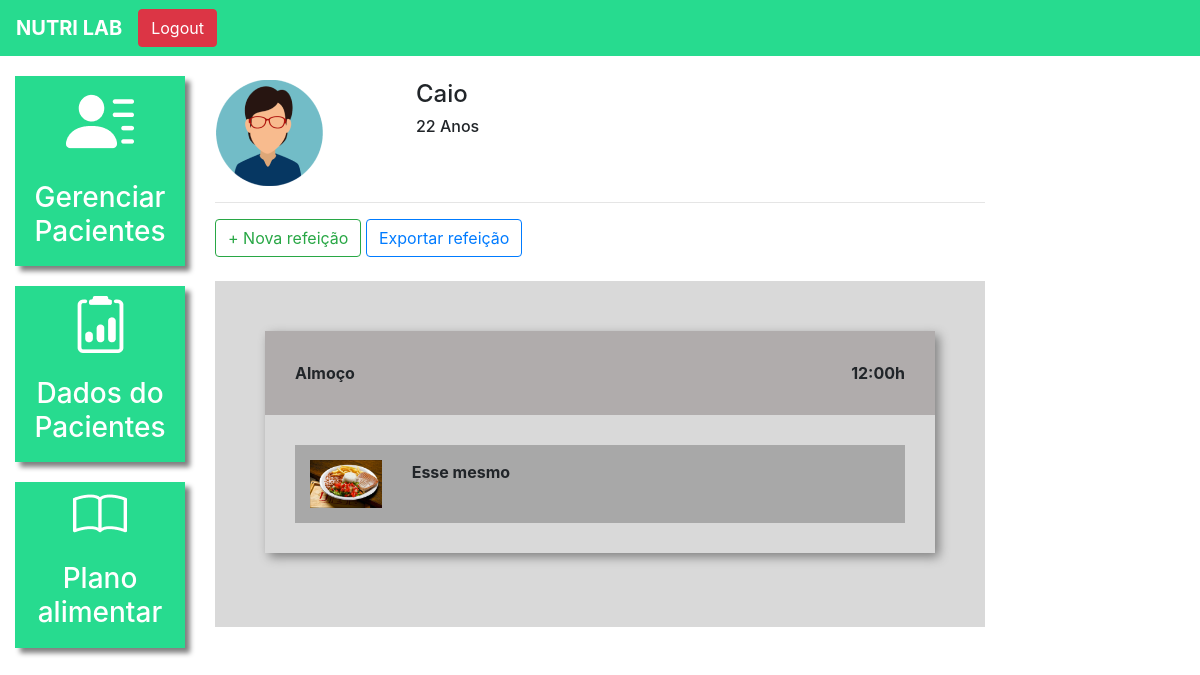
/plano_alimentar/5/ (signed in), run on the app's committed database.
### plataforma/models.py (models this page shows, shortened)
class Pacientes(models.Model):
    choices_sexo = (('F', 'Feminino'),
                    ('M', 'Maculino'))
    nome = models.CharField(max_length=50)
    sexo = models.CharField(max_length=1, choices=choices_sexo)
    idade = models.IntegerField()
    email = models.EmailField()
    telefone = models.CharField(max_length=19)
    nutri = models.ForeignKey(User, on_delete=models.CASCADE)

class Refeicao(models.Model):
    paciente = models.ForeignKey(Pacientes, on_delete=models.CASCADE)
    titulo = models.CharField(max_length=50)
    horario = models.TimeField()
    carboidratos = models.IntegerField()
    proteinas = models.IntegerField()
    gorduras = models.IntegerField()

class Opcao(models.Model):
    refeicao = models.ForeignKey(Refeicao, on_delete=models.CASCADE)
    imagem = models.ImageField(upload_to="opcao")
    descricao = models.TextField()

### plataforma/views.py (the view)
# urls.py: path('plano_alimentar/<str:id>/', views.plano_alimentar, name="plano_alimentar"),
def plano_alimentar(request, id):
    paciente = get_object_or_404(Pacientes, id=id)
    if not paciente.nutri == request.user:
        messages.add_message(request, constants.ERROR, 'Esse paciente não é seu')
        return redirect('/plano_alimentar_listar/')
    if request.method == "GET":
        r1 = Refeicao.objects.filter(paciente=paciente).order_by("horario")
        opcao = Opcao.objects.all()
        return render(request, 'plano_alimentar.html', {'paciente': paciente, 'refeicao': r1, 'opcao': opcao })

### plataforma/templates/plano_alimentar.html (shortened to what this page needs)
{% extends 'base_plataforma.html' %}
{% load static %}
{% block 'plataforma' %}
    <br>
    <div class="row">
        <div class="col-md-3">
                {% if paciente.sexo == "M"%}
                    <img src="{% static 'plataforma/img/perfil2.png' %}">
                {% else %}
                    <img src="{% static 'plataforma/img/perfil1.png' %}">
                {% endif %}
        </div>
        <div class="col-md-3 dados descricao">
            <h4>{{paciente.nome}}</h4>
            <h6>{{paciente.idade}} Anos</h6>
        </div>
    </div>
    <hr>
    <button type="button" class="btn btn-outline-success" data-toggle="modal" data-target="#modal">
        + Nova refeição
    </button>
    <button type="button" class="btn btn-outline-primary">
        Exportar refeição
    </button>
    <br>
    <br>
    <div class="fundo-alimentar">
        {% for re in refeicao %}
        <div class="refeicao">
            <div class="head-refeicao">
                <span>{{re.titulo}}</span>
                <span style="float: right;">{{re.horario}}h</span>
            </div>
            <div class="body-refeicao">
            {% for o1 in opcao %}
                {% if o1.refeicao == re %}
                <div class="opcao">
                    <div class="row">
                        <div class="col-md-2">
                            <img width="100%" src='/media/{{o1.imagem}}'>
                        </div>
                        <div class="col-md-10">
                            {{o1.descricao}}
                        </div>
                    </div>
                </div>
                {% endif%}
            {% endfor %}
            </div>
        </div>
        <br>
        {% endfor %}
    </div>
{% endblock%}

### templates/static/plataforma/css/css.css (style rules this page uses)
.dados { font-weight: bold; }
.descricao { margin-left: -12%; }
@media (max-width: 1300px) { .descricao { margin-left: 1px; } }

### templates/static/plataforma/css/plano_alimentar.css (style rules this page uses)
.fundo-alimentar { background-color: #D9D9D9; padding: 50px; }
.refeicao { box-shadow: 4px 4px 10px gray; }
.head-refeicao { background-color: #B0ACAC; padding: 30px; font-weight: bold; }
.body-refeicao { padding: 30px; font-weight: bold; }
.opcao { background-color: #A8A8A8; padding: 15px; }

### data on the page
Pacientes: nome "Caio", idade "22"
Refeicao: titulo "Almoço", horario "12:00"
Opcao: imagem (picture), descricao "Esse mesmo"
